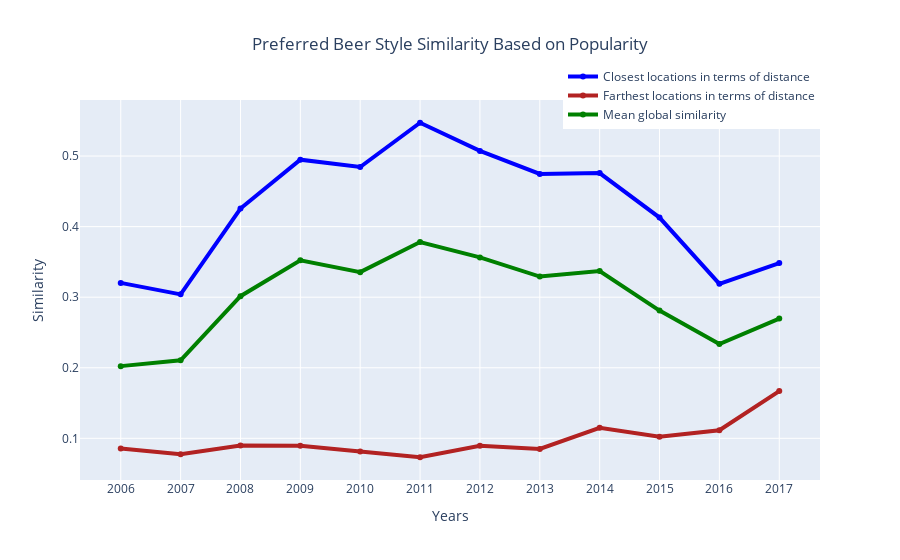

Here is the notebook cell this chart was saved with:
### Code cell
fig = go.Figure()
fig.add_trace(go.Scatter(x=similarity_columns, y=closest_style_popularity.mean(),name = 'Closest locations in terms of distance',   line=dict(color='blue', width=4)))
fig.add_trace(go.Scatter(x=similarity_columns, y=farthest_style_popularity.mean(),name = 'Farthest locations in terms of distance',    line=dict(color='firebrick', width=4)))
fig.add_trace(go.Scatter(x=similarity_columns, y=style_similarity_popularity.iloc[:, 2:].mean(),name = 'Mean global similarity',    line=dict(color='green', width=4)))

fig.update_layout(title='Preferred Beer Style Similarity Based on Popularity',
                   xaxis_title='Years',
                   yaxis_title='Similarity', 
                   title_x=0.5, 
                   legend=dict(
                    yanchor="top",
                    y=1.1,
                    xanchor="right",
                    x=1
))
fig.show()
fig.write_html('style_similarity_popularity_grouped_distance.html', include_plotlyjs=False, include_mathjax=False, full_html=False)

### Figure 1 — Plotly figure (JSON) as saved in the notebook; plotly's stock layout.template omitted (floating-point values rounded to 4 significant figures)
{"data": [{"line": {"color": "blue", "width": 4}, "name": "Closest locations in terms of distance", "type": "scatter", "x": ["2006", "2007", "2008", "2009", "2010", "2011", "2012", "2013", "2014", "2015", "2016", "2017"], "y": [0.3203, 0.304, 0.4256, 0.4949, 0.4845, 0.5472, 0.5073, 0.4747, 0.4759, 0.4129, 0.319, 0.3484]}, {"line": {"color": "firebrick", "width": 4}, "name": "Farthest locations in terms of distance", "type": "scatter", "x": ["2006", "2007", "2008", "2009", "2010", "2011", "2012", "2013", "2014", "2015", "2016", "2017"], "y": [0.08554, 0.07728, 0.08977, 0.08939, 0.08122, 0.07315, 0.0893, 0.08498, 0.1148, 0.1022, 0.1114, 0.1669]}, {"line": {"color": "green", "width": 4}, "name": "Mean global similarity", "type": "scatter", "x": ["2006", "2007", "2008", "2009", "2010", "2011", "2012", "2013", "2014", "2015", "2016", "2017"], "y": [0.2023, 0.2106, 0.3014, 0.3522, 0.3355, 0.3782, 0.3564, 0.3293, 0.3371, 0.281, 0.2336, 0.2697]}], "layout": {"legend": {"x": 1, "xanchor": "right", "y": 1.1, "yanchor": "top"}, "title": {"text": "Preferred Beer Style Similarity Based on Popularity", "x": 0.5}, "xaxis": {"title": {"text": "Years"}}, "yaxis": {"title": {"text": "Similarity"}}}}
